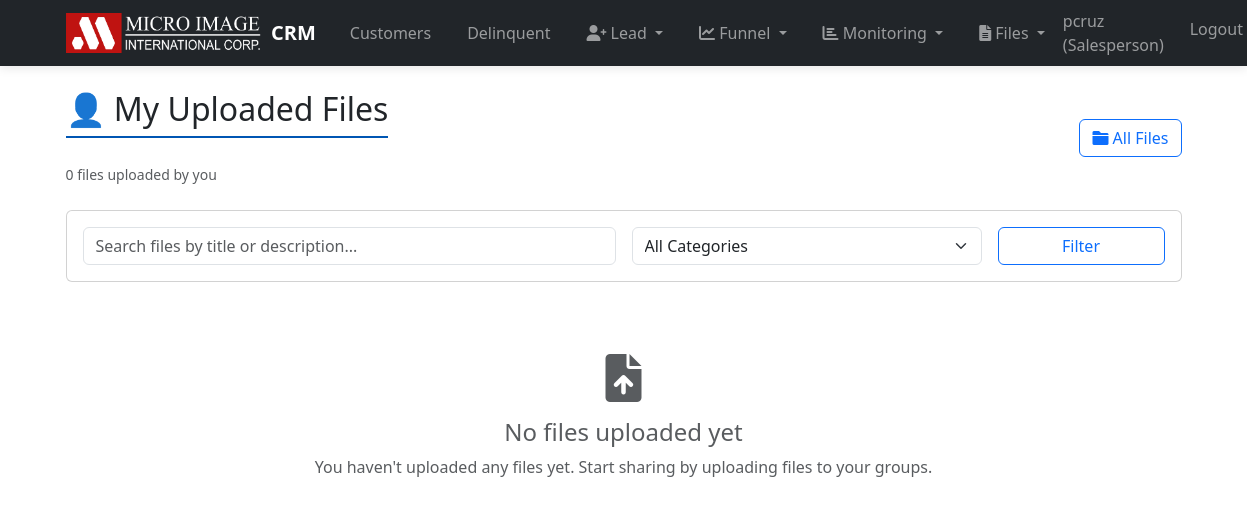
/files/my-files/ (signed in), run on an earlier commit of the app's database.
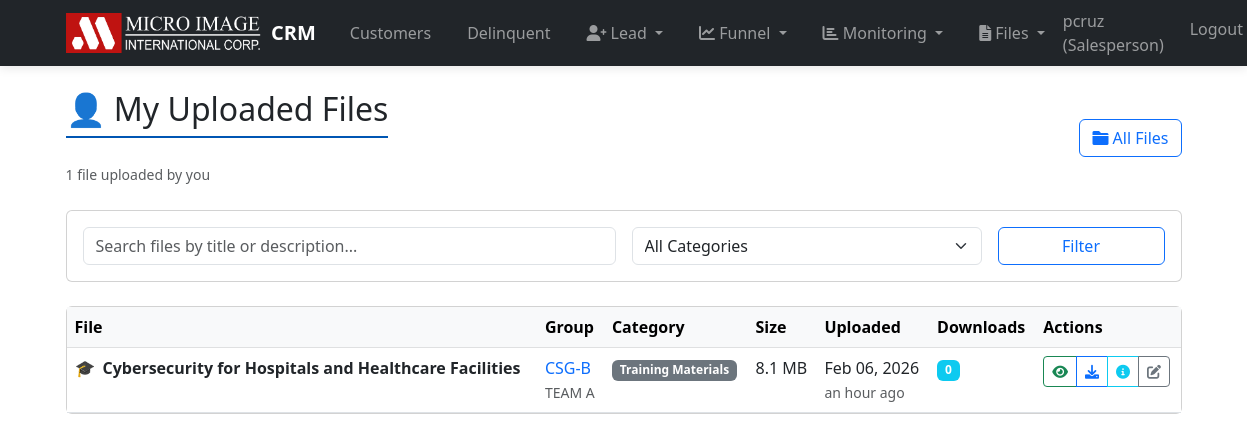
And on a later commit of the database.
### file_sharing/models.py (models this page shows, shortened)
class GroupFileShare(models.Model):
    group = models.ForeignKey(Group, on_delete=models.CASCADE, related_name='shared_files')
    title = models.CharField(max_length=200, help_text='Descriptive title for the file')
    description = models.TextField(blank=True, help_text='Optional description of the file contents')
    file = models.FileField(
        upload_to=get_file_upload_path,
        validators=[validate_file_size, validate_file_extension]
    )
    category = models.CharField(
        max_length=50,
        choices=FileCategory.CATEGORY_CHOICES,
        default='other'
    )
    uploaded_by = models.ForeignKey(User, on_delete=models.CASCADE, related_name='uploaded_files')
    uploaded_at = models.DateTimeField(auto_now_add=True)
    updated_at = models.DateTimeField(auto_now=True)
    is_active = models.BooleanField(default=True, help_text='Whether this file is available for download')
    download_count = models.PositiveIntegerField(default=0, help_text='Number of times this file has been downloaded')
    file_size = models.PositiveIntegerField(null=True, blank=True, help_text='File size in bytes')
    mime_type = models.CharField(max_length=100, blank=True)
    def get_file_size_display(self):
        if not self.file_size:
            return 'Unknown'
        for unit in ['bytes', 'KB', 'MB', 'GB']:
            if self.file_size < 1024.0:
                return f"{self.file_size:.1f} {unit}"
            self.file_size /= 1024.0
        return f"{self.file_size:.1f} TB"
    def get_category_display(self):
        return dict(FileCategory.CATEGORY_CHOICES)[self.category]
    def get_category_icon(self):
        icons = {
            'proposals': '📋',
            'contracts': '📄',
            'presentations': '📊',
            'forms': '📝',
            'resources': '📚',
            'training': '🎓',
            'other': '📁',
        }
        return icons.get(self.category, '📄')
    class Meta:
        ordering = ['-uploaded_at']
        verbose_name = 'Group File Share'
        verbose_name_plural = 'Group File Shares'

### teams/models.py (models this page shows, shortened)
class Group(models.Model):
    GROUP_TYPE_CHOICES = [
        ('regular', 'Regular Sales Group'),
        ('tsg', 'Technical Sales Group'),
    ]
    name = models.CharField(max_length=100, unique=True)
    team = models.ForeignKey(Team, on_delete=models.CASCADE, related_name='groups')
    group_type = models.CharField(max_length=20, choices=GROUP_TYPE_CHOICES, default='regular',
                              help_text='Regular groups have supervisors; TSG groups are managed by the Technical Manager/Assistant Technical Manager')
    supervisor = models.ForeignKey(User, on_delete=models.CASCADE, related_name='managed_groups',
                                limit_choices_to={'role__in': ['supervisor', 'asm']},
                                null=True, blank=True,
                                help_text='Required for regular groups, not used for TSG groups')
    teamlead = models.ForeignKey(User, on_delete=models.SET_NULL, related_name='led_groups',
                             blank=True, null=True, limit_choices_to={'role': 'teamlead'})
    class Meta:
        ordering = ['team__name', 'group_type', 'name']

class Team(models.Model):
    name = models.CharField(max_length=100, unique=True)
    avp = models.ForeignKey(User, on_delete=models.CASCADE, related_name='managed_teams', blank=True, null=True, limit_choices_to={'role__in': ['avp', 'vp', 'gm', 'president']})
    asm = models.ForeignKey(User, on_delete=models.SET_NULL, related_name='asm_teams', blank=True, null=True, limit_choices_to={'role': 'asm'})
    tech_manager = models.ForeignKey(User, on_delete=models.SET_NULL, related_name='tsg_managed_teams', blank=True, null=True, limit_choices_to={'role__in': ['techmgr', 'asst_techmgr']})

### file_sharing/views.py (the view)
# urls.py: path('my-files/', views.my_files, name='my_files'),
@login_required
def my_files(request):
    files = GroupFileShare.objects.filter(uploaded_by=request.user).select_related('group')
    filter_form = FileFilterForm(request.GET)
    if filter_form.is_valid():
        category = filter_form.cleaned_data.get('category')
        search = filter_form.cleaned_data.get('search')
        if category and category != 'all':
            files = files.filter(category=category)
        if search:
            files = files.filter(
                Q(title__icontains=search) |
                Q(description__icontains=search)
            )
    paginator = Paginator(files, 20)
    page_number = request.GET.get('page')
    page_obj = paginator.get_page(page_number)
    context = {
        'files': page_obj,
        'filter_form': filter_form,
        'title': 'My Uploaded Files',
        'total_files': files.count(),
    }
    return render(request, 'file_sharing/my_files.html', context)

### file_sharing/forms.py
class FileFilterForm(forms.Form):
    category = forms.ChoiceField(
        choices=[('all', 'All Categories')] + list(FileCategory.CATEGORY_CHOICES),
        required=False,
        widget=forms.Select(attrs={'class': 'form-select'})
    )
    search = forms.CharField(
        max_length=100,
        required=False,
        widget=forms.TextInput(attrs={
            'class': 'form-control',
            'placeholder': 'Search files by title or description...'
        })
    )

### file_sharing/templates/file_sharing/my_files.html (shortened to what the changed rows need)
{% extends 'base.html' %}
{% load humanize %}
{% block content %}
<div class="d-flex justify-content-between align-items-center mb-4">
    <div>
        <h2>👤 {{ title }}</h2>
        <p class="text-muted mb-0">
            <small>{{ total_files }} file{{ total_files|pluralize }} uploaded by you</small>
        </p>
    </div>
</div>
{% if files %}
    <div class="card">
        <div class="table-responsive">
            <table class="table table-hover mb-0">
                <thead class="table-light">
                    <tr>
                        <th>File</th>
                        <th>Group</th>
                        <th>Category</th>
                        <th>Size</th>
                        <th>Uploaded</th>
                        <th>Downloads</th>
                        <th>Actions</th>
                    </tr>
                </thead>
                <tbody>
                    {% for file_share in files %}
                    <tr>
                        <td>
                            <div class="d-flex align-items-center">
                                <span class="me-2">{{ file_share.get_category_icon }}</span>
                                <div>
                                    <strong>{{ file_share.title }}</strong>
                                </div>
                            </div>
                        </td>
                        <td>
                            <a href="{% url 'group_files' file_share.group.id %}" class="text-decoration-none">
                                {{ file_share.group.name }}
                            </a>
                            <br><small class="text-muted">{{ file_share.group.team.name }}</small>
                        </td>
                        <td>
                            <span class="badge bg-secondary">{{ file_share.get_category_display }}</span>
                        </td>
                        <td>{{ file_share.get_file_size_display }}</td>
                        <td>
                            {{ file_share.uploaded_at|date:"M d, Y" }}
                            <br><small class="text-muted">{{ file_share.uploaded_at|naturaltime }}</small>
                        </td>
                        <td>
                            <span class="badge bg-info">{{ file_share.download_count }}</span>
                        </td>
                        <td>
                            <div class="btn-group btn-group-sm">
                                <a href="{% url 'view_file' file_share.id %}" class="btn btn-outline-success btn-sm" target="_blank" title="Open File">
                                    <i class="fas fa-eye"></i>
                                </a>
                                <a href="{% url 'download_file' file_share.id %}" class="btn btn-outline-primary btn-sm" title="Download">
                                    <i class="fas fa-download"></i>
                                </a>
                                <a href="{% url 'file_details' file_share.id %}" class="btn btn-outline-info btn-sm" title="Details">
                                    <i class="fas fa-info-circle"></i>
                                </a>
                                <a href="{% url 'edit_file' file_share.id %}" class="btn btn-outline-secondary btn-sm" title="Edit">
                                    <i class="fas fa-edit"></i>
                                </a>
                            </div>
                        </td>
                    </tr>
                    {% endfor %}
                </tbody>
            </table>
        </div>
    </div>
{% else %}
    <div class="text-center py-5">
        <div class="mb-3">
            <i class="fas fa-file-upload fa-3x text-muted"></i>
        </div>
        <h4 class="text-muted">No files uploaded yet</h4>
        <p class="text-muted">
            {% if request.GET.search or request.GET.category %}
                No files match your search criteria. <a href="{% url 'my_files' %}">View all your files</a>
            {% else %}
                You haven't uploaded any files yet. Start sharing by uploading files to your groups.
            {% endif %}
        </p>
    </div>
{% endif %}
{% endblock %}

What changed in the data, as far as the page shows it:
added GroupFileShare: get_category_icon "🎓", title "Cybersecurity for Hospitals and Healthcare Facilities", group.name "CSG-B", group.team.name "TEAM A", category "Training Materials", file_size "8.1 MB", uploaded_at "Feb 06, 2026", uploaded_at "an hour ago", download_count "0"
Also different on the page:
{{ total_files }}: "0" → "1"
text no longer shown: "No files uploaded yet You haven't uploaded any files yet. Start sharing by uploading files to your groups."
text now shown: "File Group Category Size Uploaded Downloads Actions"
